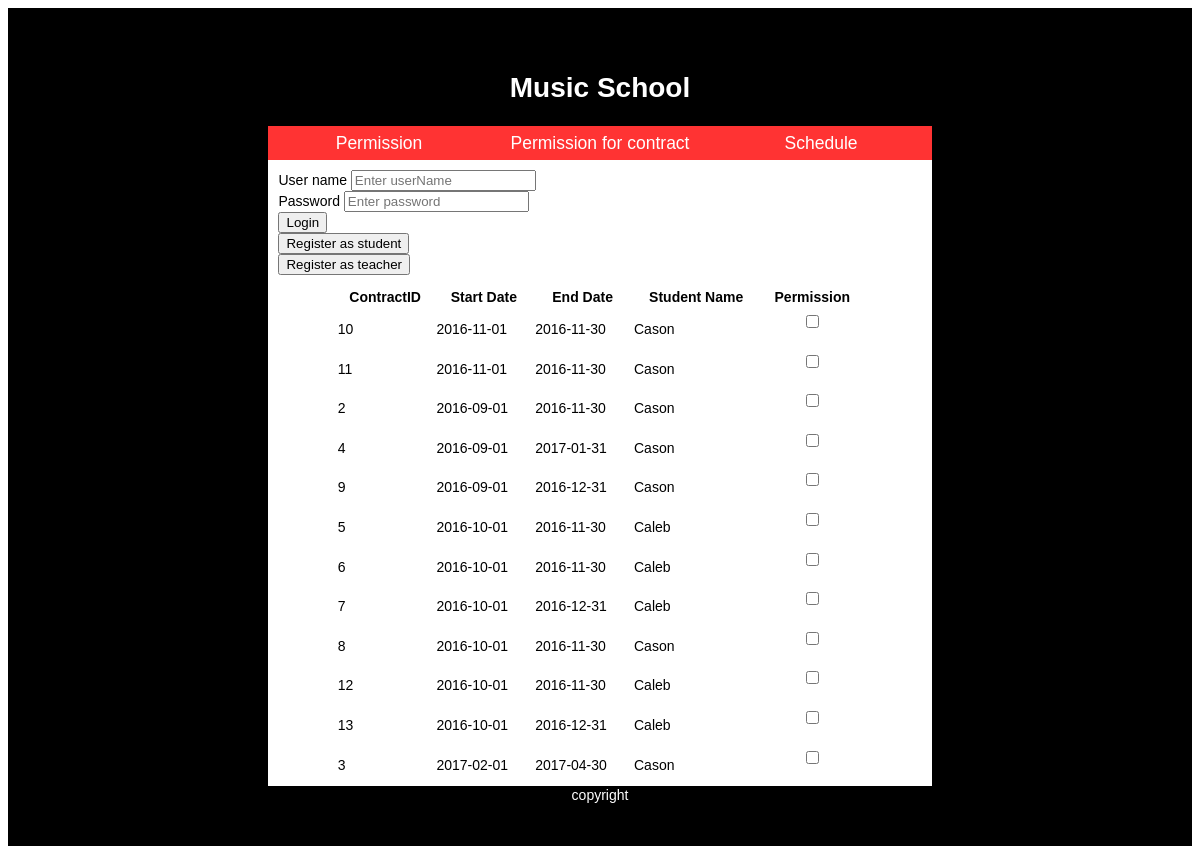
Before: /pages/ownerContractPermission.php with the older database file.
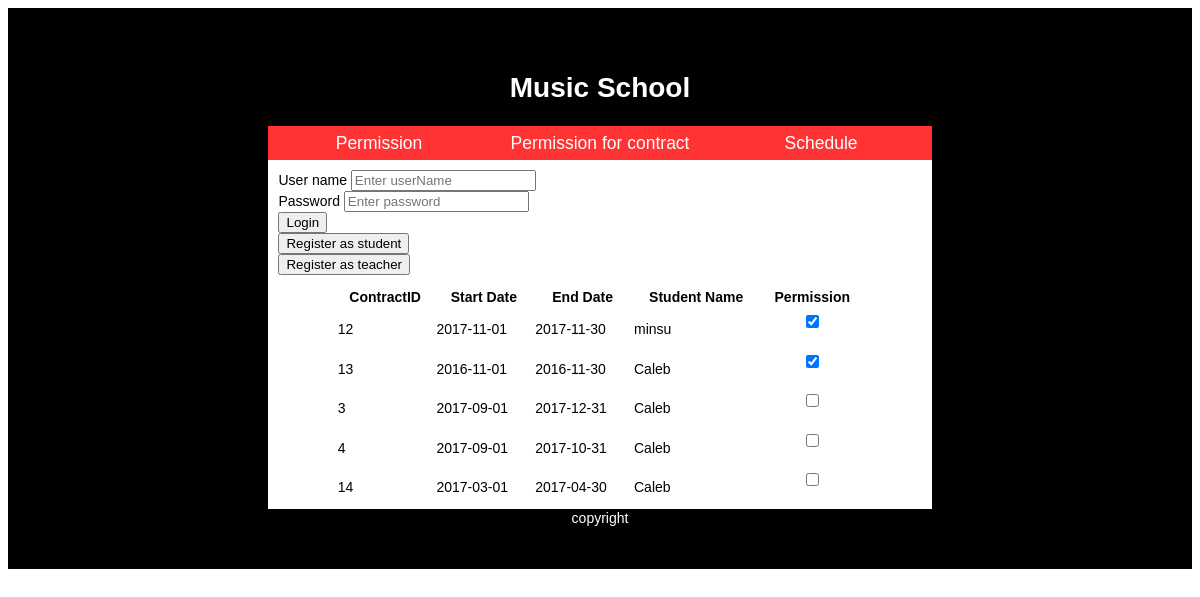
After: the same page with the newer database file.
### tables this page shows
CREATE TABLE `contracts` (
  `studentContractID` int(11) NOT NULL,
  `studentStartDate` date NOT NULL,
  `studentEndDate` date NOT NULL,
  `studentID` int(11) NOT NULL,
  `lessonID` int(11) NOT NULL,
  `lessonDuration` int(11) NOT NULL,
  `numberPerWeek` int(11) NOT NULL,
  `studentContractPermission` varchar(45) NOT NULL
);

CREATE TABLE `students` (
  `studentID` int(11) NOT NULL,
  `firstName` varchar(45) NOT NULL,
  `lastName` varchar(45) NOT NULL,
  `dateOfBirth` date NOT NULL,
  `address` varchar(45) NOT NULL,
  `gender` varchar(45) NOT NULL,
  `phoneNumber` int(11) NOT NULL,
  `mobileNumber` int(11) DEFAULT NULL,
  `email` varchar(45) NOT NULL,
  `faceBook` varchar(45) DEFAULT NULL,
  `loginID` int(11) NOT NULL,
  `grade` varchar(15) DEFAULT NULL
);

### pages/ownerContractPermission.php (called while the page is built, shortened)
<?php
		include "../modules/database.php";
		include "ownerHeader.php";
		include "../modules/loginSession.php";
		include "ownerContractPermissionBody.php";
		include "footer.php";
?>

### pages/ownerContractPermissionBody.php (the view, shortened to what this page needs)
<div class="adminPage">
<?php
	try{
		$stmt = $conn->prepare("SELECT contracts.studentContractID, contracts.studentStartDate, contracts.studentEndDate,
		                        contracts.studentContractPermission, students.firstName from contracts, students, teachers, lessons
								where contracts.lessonID = lessons.lessonID and lessons.teacherID = teachers.teacherID and
								   contracts.studentID = students.studentID");
		$stmt->execute();
		echo("<table padding:8px width=80% border=0 align='center'>");
		echo("<tr><th>ContractID</th><th>Start Date</th><th>End Date</th><th>Student Name</th><th>Permission</th></tr>");
		while ($row = $stmt->fetch(PDO::FETCH_ASSOC))
	    {
		  $studentContractID = $row["studentContractID"];
		  $studentStartDate = $row["studentStartDate"];
		  $studentEndDate = $row["studentEndDate"];
		  $sFirstName = $row["firstName"];
		  echo("<tr><td>$studentContractID</td><td>$studentStartDate</td><td>$studentEndDate</td>
		        <td class='textRight'>$sFirstName</td><td align='center'>");
		  echo("<form name=studentContractPermission method=post action=\"../modules/studentContractPermission.php\">
		        <input type=hidden name= 'autoID' value=".$row['studentContractID']." />");
			if ($row['studentContractPermission']=='no'){echo "<input type=checkbox onclick='this.form.submit();' name='studentContractPermission' value='yes' />";}
			else if ($row['studentContractPermission']=='yes'){echo "<input type=checkbox checked onclick='this.form.submit();' name='studentContractPermission' value='yes' />";}
			echo("<input type='hidden' name='action' value='check'></form></p></td></tr>");
	    }
	echo("</table>");
    }
	catch(PDOExceptio $e)
	{
			echo "Error: " . $e->getMessage();
	}
?>
</div>

### pages/ownerHeader.php (shortened to what this page needs)
<!doctype html>
<html lang="en">
<head>
	<link rel="stylesheet" href="../css/style.css">
</head>
<body>
<div id="container">
<div class="flex-container">
<header>
  <div id="top">
     <h1 id="websiteTitle">Music School</h1>
   </div>
      <div class="navigation">
          <div><a href="ownerPage.php">Permission</a></div>
		  <div><a href="ownerContractPermission.php">Permission for contract</a></div>
		  <div><a href="Schedule.php">Schedule</a></div>
      </div>
</header>

### modules/loginSession.php (shortened to what this page needs)
<?php
 if (!isset($_SESSION['login']) and !isset($_SESSION['error']))
 {
	echo(
          "<div class=\"login\">
           <form action=\"../modules/login.php\" method=\"post\">
           <div class=\"form-group\">
           <label for=\"userName\">User name</label>
           <input type=\"text\" id=\"userName\" name=\"userName\" placeholder=\"Enter userName\" required>
           </div>
           <div class=\"form-group\">
           <label for=\"password\">Password</label>
           <input type=\"password\" id=\"password\" name=\"password\" placeholder=\"Enter password\">
           </div>
           <button type=\"submit\"> Login</button>
           </form>
           <form action=\"register_student.php\">
           <input type=\"submit\" value=\"Register as student\">
           </form>
		   <form action=\"register_teacher.php\">
           <input type=\"submit\" value=\"Register as teacher\">
           </form>
		  </div>");
           }
		  ?>

### pages/footer.php
<footer>copyright</footer>
</div>
</div>
</body>
</html>

### css/style.css (style rules this page uses)
#container { font: 14px/1.4 Verdana, Geneva, sans-serif; width:auto; height:auto; background-color:black; margin-left:auto; margin-right:auto; overflow: auto; background-position:center; background-size: cover; }
.flex-container { display: -webkit-box; display: -webkit-flex; display: -ms-flexbox; display: flex; -webkit-flex-flow: row wrap; -ms-flex-flow: row wrap; flex-flow: row wrap; width: 56%; margin-right: auto; margin-left: auto; }
header { -webkit-box-ordinal-group:2; -webkit-order:1; -ms-flex-order:1; order:1; width:100%; }
#top { width: 100%; background-color:#000; display:-webkit-box; display:-webkit-flex; display:-ms-flexbox; display:flex; color:white; }
#websiteTitle { -webkit-box-flex: 3; -webkit-flex: 3; -ms-flex: 3; flex: 3; text-align:center; margin-top:60px; }
.navigation { margin: auto; background-color:#F33; display: -webkit-box; display: -ms-flexbox; display: -webkit-flex; display: flex; -webkit-flex-flow: row nowrap; -ms-flex-flow: row nowrap; flex-flow: row nowrap; }
.navigation div { text-align:center; -webkit-box-flex: 1; -webkit-flex: 1 1; -ms-flex: 1 1; flex: 1 1; font-size:1.25em; padding:5px 20px; }
.navigation a { text-decoration: none; color:#FFF; }
.login { -webkit-box-flex:1; -webkit-flex:1; -ms-flex:1; flex:1; -webkit-box-ordinal-group:3; -webkit-order:2; -ms-flex-order:2; order:2; padding:10px; background-color:#FFF; }
footer { -webkit-box-ordinal-group:6; -webkit-order:5; -ms-flex-order:5; order:5; height:60px; width:100%; text-align: center; background:black; color:white; }
.adminPage { -webkit-box-ordinal-group:4; -webkit-order:3; -ms-flex-order:3; order:3; width:100%; background:#FFF; }

Changed rows visible on the page:
removed contracts: studentContractID "10", studentStartDate "2016-11-01", studentEndDate "2016-11-30", studentID.firstName "Cason"
removed contracts: studentContractID "11", studentStartDate "2016-11-01", studentEndDate "2016-11-30", studentID.firstName "Cason"
removed contracts: studentContractID "2", studentStartDate "2016-09-01", studentEndDate "2016-11-30", studentID.firstName "Cason"
removed contracts: studentContractID "9", studentStartDate "2016-09-01", studentEndDate "2016-12-31", studentID.firstName "Cason"
removed contracts: studentContractID "5", studentStartDate "2016-10-01", studentEndDate "2016-11-30", studentID.firstName "Caleb"
removed contracts: studentContractID "6", studentStartDate "2016-10-01", studentEndDate "2016-11-30", studentID.firstName "Caleb"
removed contracts: studentContractID "7", studentStartDate "2016-10-01", studentEndDate "2016-12-31", studentID.firstName "Caleb"
removed contracts: studentContractID "8", studentStartDate "2016-10-01", studentEndDate "2016-11-30", studentID.firstName "Cason"
changed contracts id 12: studentStartDate "2016-10-01" → "2017-11-01"; studentEndDate "2016-11-30" → "2017-11-30"; studentID.firstName "Caleb" → "minsu"; studentContractPermission "☐" → "☑"
changed contracts id 13: studentStartDate "2016-10-01" → "2016-11-01"; studentEndDate "2016-12-31" → "2016-11-30"; studentContractPermission "☐" → "☑"
changed contracts id 3: studentStartDate "2017-02-01" → "2017-09-01"; studentEndDate "2017-04-30" → "2017-12-31"; studentID.firstName "Cason" → "Caleb"
changed contracts id 4: studentStartDate "2016-09-01" → "2017-09-01"; studentEndDate "2017-01-31" → "2017-10-31"; studentID.firstName "Cason" → "Caleb"; moves down the list
added contracts: studentContractID "14", studentStartDate "2017-03-01", studentEndDate "2017-04-30", studentID.firstName "Caleb"
